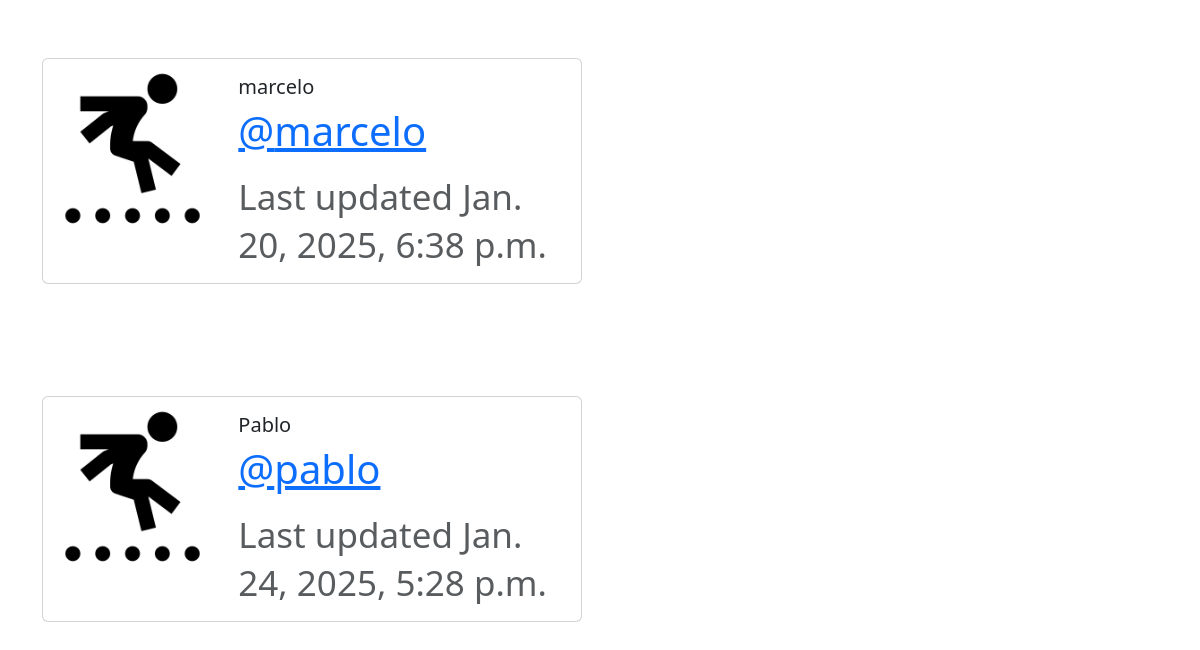
/profile_list/ (signed in, lower part), run on an earlier commit of the app's database.
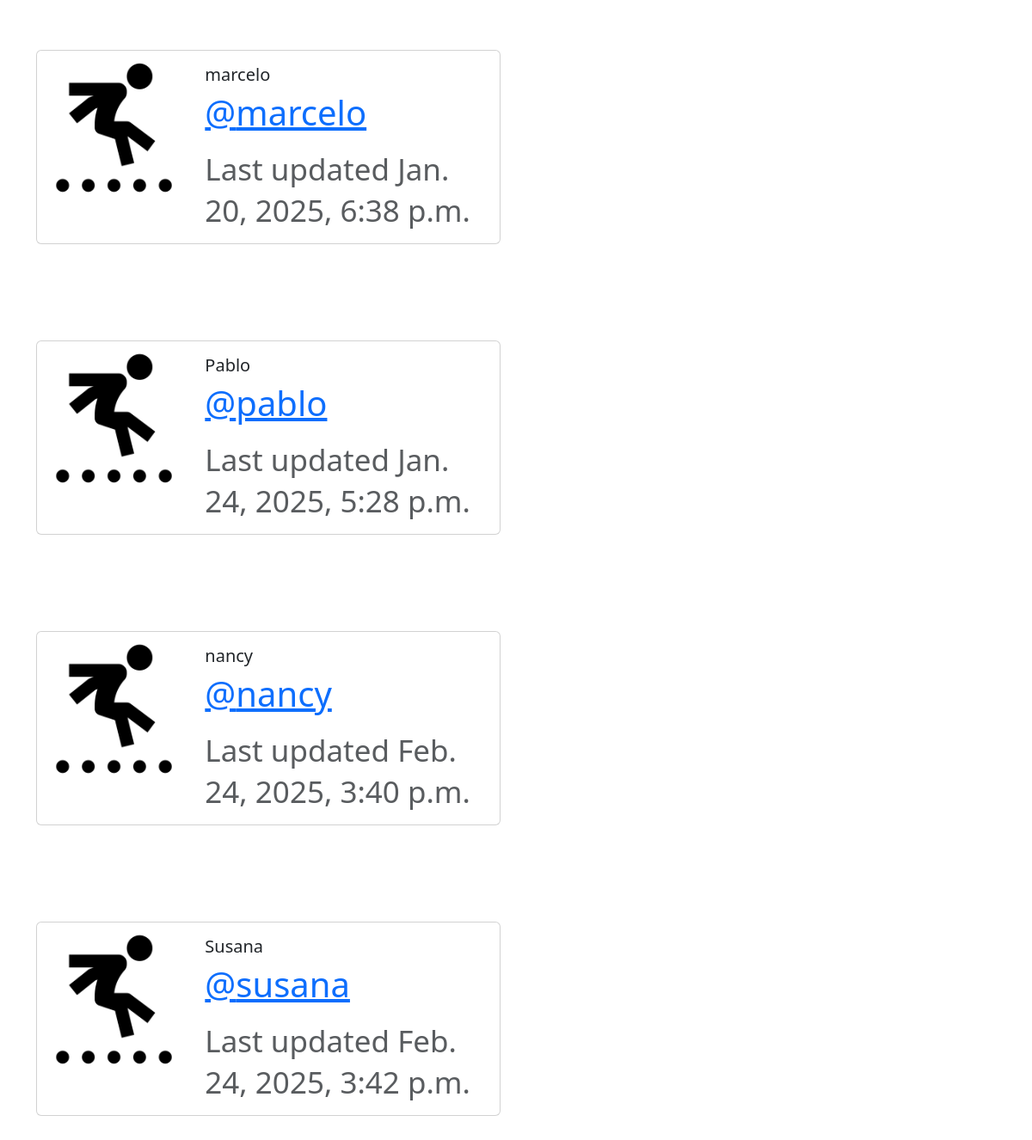
And on a later commit of the database.
### hoja_campo/models.py (models this page shows, shortened)
class Profile(models.Model):
    user = models.OneToOneField(User, on_delete=models.CASCADE)
    follows = models.ManyToManyField("self", related_name="followed_by", symmetrical=False, blank=True)
    date_modified = models.DateTimeField(User, auto_now=True)

### hoja_campo/views.py (the view)
# urls.py: path('profile_list/', views.profile_list, name='profile_list'),
def profile_list(request):
    if request.user.is_authenticated:
        profiles = Profile.objects.exclude(user=request.user)
        return render(request, 'profile_list.html', {"profiles":profiles})
    else:
        messages.success(request, ("Tenes que estar logueado"))
        return render(request, 'login.html', {})

### hoja_campo/hoja_campo/templates/profile_list.html
{% extends 'base.html' %}
{% load static %}
{% block content %}
<h1>Profile List<h1>
{% if profiles %}
     {% for profile in profiles %}
     <div class="card mb-3" style="max-width: 540px;">
        <div class="row g-0">
          <div class="col-md-4">
            <img src="{% static 'images/user.png' %}" class="img-fluid rounded-start" alt="Profile_Image">
          </div>
          <div class="col-md-8">
            <div class="card-body">
              <h5 class="card-title">{{ profile.user.username }}</h5>
              <p class="card-text"><a href="{% url 'profile' profile.user.id %}">@{{ profile.user.username|lower }}</a></p>
              <p class="card-text"><small class="text-body-secondary">Last updated {{ profile.date_modified }}</small></p>
            </div>
          </div>
        </div>
      </div>
      <br/><br/>
     {% endfor %}
{% endif %}
{% endblock %}

What changed in the data, as far as the page shows it:
added Profile: user.username "nancy", date_modified "Feb. 24, 2025, 3:40 p.m."
added Profile: user.username "Susana", user.username "susana", date_modified "Feb. 24, 2025, 3:42 p.m."
